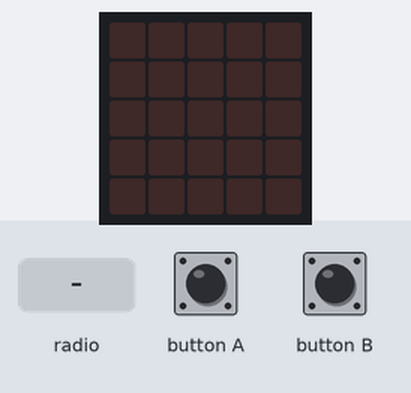
Bench run of a program on a simulated BBC micro:bit (MakeCode). On the bench: the board's 5×5 LED display. The test bench sets the inputs (shaded band).

Above: at 1.2 s.
1.3 s: radio message "Verde" arrives
At 2.5 s:
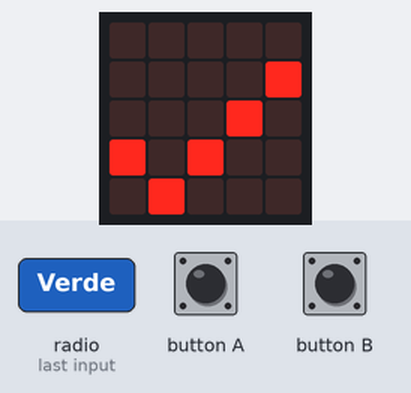
2.8 s: radio message "Rojo" arrives
At 3.6 s:
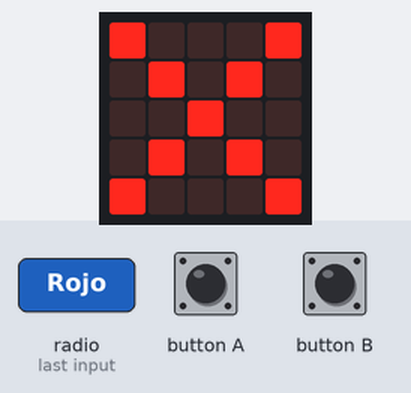
Timing chart, 0 to 5.8 s (numbered marks = the images above; inputs shaded):
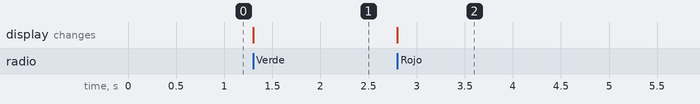

Measured:
- after the input at 1.3 s, the display: changes at once (image 1)
- after the input at 2.8 s, the display: changes at once (image 2)

The program:

main.ts
```typescript
input.onButtonPressed(Button.A, function () {
    radio.sendString("Abrir")
})
radio.onReceivedString(function (receivedString) {
    if (receivedString == "Verde") {
        basic.showIcon(IconNames.Yes)
    } else if (receivedString == "Rojo") {
        basic.showIcon(IconNames.No)
    }
})
input.onButtonPressed(Button.B, function () {
    radio.sendString("Cerrar")
})
radio.setGroup(13)
```

test.ts
```typescript
// aquí va el archivo "tests"; esto no se compilará cuando este paquete se utilice como una extensión.
```
